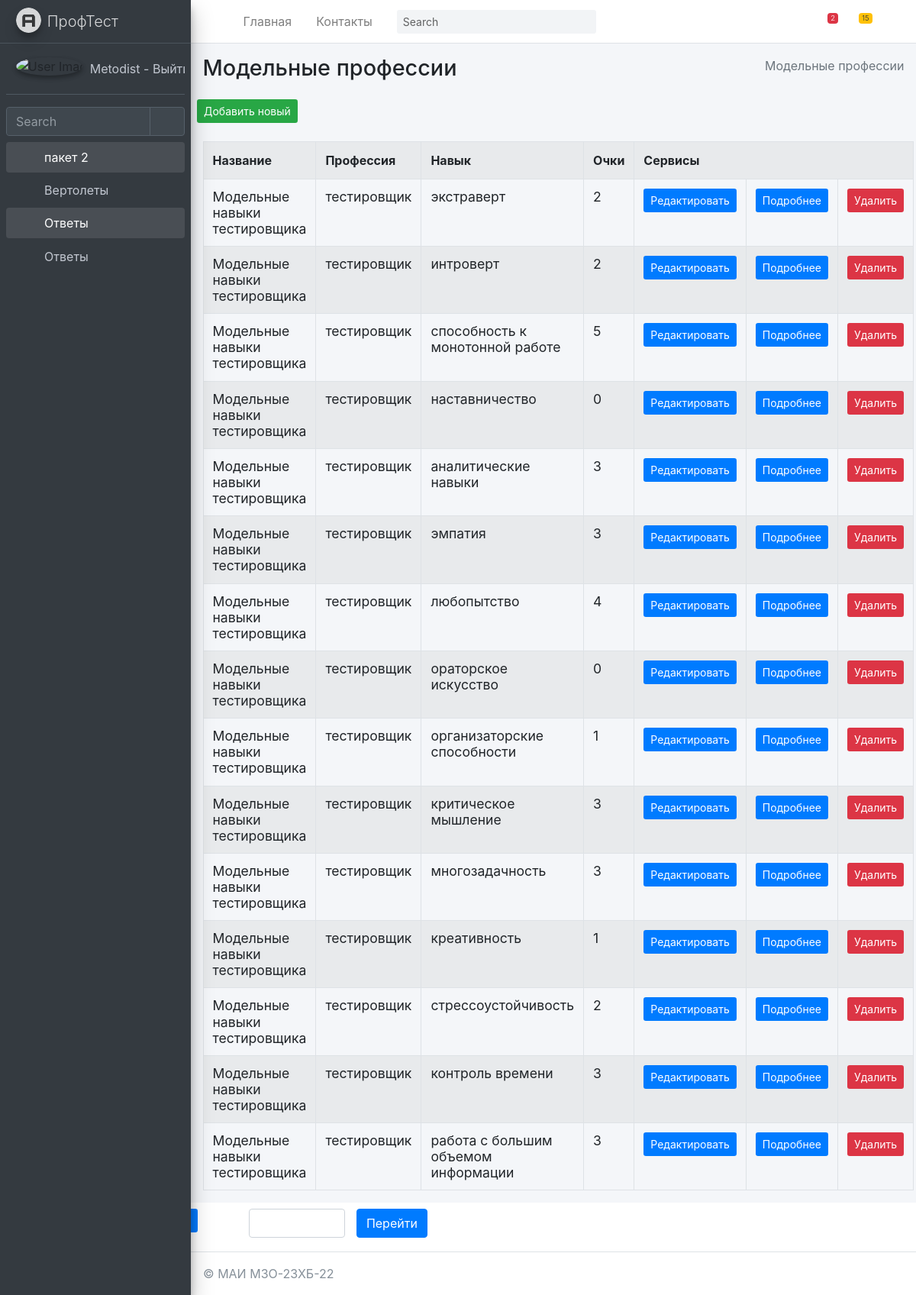
/anketa/model_prof/ (signed in), run on the app's committed database.
### mysite/anketa/models.py (models this page shows, shortened)
class Model_prof(models.Model):
    title = models.TextField(max_length=50, verbose_name="Название")
    professions = models.ForeignKey(Professions, on_delete=models.PROTECT, verbose_name="Профессия")
    skills = models.ForeignKey(Skills, on_delete=models.PROTECT, verbose_name="Навык", related_name="SkillsProf")
    score = models.PositiveIntegerField(verbose_name="Очки")
    class Meta:
        ordering = ["-title"]
        verbose_name = "Модельная профессия"
        verbose_name_plural = "Модельные профессии"

class Professions(models.Model):
    title = models.TextField(max_length=50, verbose_name="Название")
    class Meta:
        ordering = ["-title"]
        verbose_name = "Профессия"
        verbose_name_plural = "Профессии"
    def __str__(self):
        return self.title

class Skills(models.Model):
    title = models.TextField(max_length=50, verbose_name="Название")
    class Meta:
        ordering = ["-title"]
        verbose_name = "Навык"
        verbose_name_plural = "Навыки"
    def __str__(self):
        return self.title

### mysite/anketa/views.py (the view)
# urls.py: path('model_prof/', Model_profView.as_view(), name='model_prof'),
@method_decorator(login_required(login_url='/login/'), name='dispatch')
class Model_profView(ListView):
	model = Model_prof
	context_object_name = 'modelprof_list'
	success_url = reverse_lazy('anketa:Model_profView')
	paginate_by = item_for_page
	def get_context_data(self, *, object_list=None, **kwargs):
		context = super(Model_profView,self).get_context_data(**kwargs)
		context['sometry'] = self.model._meta.verbose_name_plural
		context['col1name'] = self.model._meta.get_field("title").verbose_name
		context['col2name'] = self.model._meta.get_field("professions").verbose_name
		context['col3name'] = self.model._meta.get_field("skills").verbose_name
		context['col4name'] = self.model._meta.get_field("score").verbose_name
		context['collastname'] = 'Cервисы'
		return context

### mysite/anketa/templates/anketa/model_prof_list.html (shortened to what this page needs)
{% extends "anketa/base.html" %}
{% block content %}
{% load anketa_tags %}
<div class="content-wrapper">
    {% block sidebar %}
    {% include 'anketa/includes/_breadcrumb.html' %}
    {% endblock %}
    <section class="content">
        <button class="btn bg-success btn-sm">
            <a href="{% url 'anketa:Model_profCreate' %}" class=''>
                Добавить новый
            </a>
        </button>
        <br><br>
        <div class="container-fluid row">
            <div class="col-md-12">
                <table class="table table-striped table-bordered ">
                    <tr>
                        <th class="w-10">{{ col1name }}</th>
                        <th class="w-10">{{ col2name }}</th>
                        <th class="w-10">{{ col3name }}</th>
                        <th class="w-10">{{ col4name }}</th>
                        <th colspan="4">Сервисы</th>
                    </tr>
                    {% for item in modelprof_list %}
                    <tr>
                        <td>
                            <h5 class="card-title">
                                {{ item.title }}
                            </h5>
                        </td>
                        <td>
                            <h5 class="card-title">
                                {{ item.professions }}
                            </h5>
                        </td>
                        <td>
                            <h5 class="card-title">
                                {{ item.skills }}
                            </h5>
                        </td>
                        <td>
                            <h5 class="card-title">
                                {{ item.score }}
                            </h5>
                        </td>
                        <td>
                            <button class="btn bg-primary  btn-sm">
                                <a href="{% url 'anketa:Model_profUpdate' item.pk %}">Редактировать</a>
                            </button>
                        </td>
                        <td>
                            <button class="btn bg-primary  btn-sm">
                                <a href="{% url 'anketa:Model_profDetail' item.pk %}">Подробнее</a>
                            </button>
                        </td>
                        <td>
                            <button class="btn bg-danger  btn-sm" >
                                <a href="{% url 'anketa:Model_profDelete' item.pk %}">Удалить</a>
                            </button>
                        </td>
                    </tr>
                    {% endfor %}
                </table>
            </div>
        </div>
    </section>
</div>
{% endblock %}

### mysite/templates/includes/full_sidebar.html
<aside class="main-sidebar sidebar-dark-primary elevation-4">
    <a href="/" class="brand-link">
        <img src="{{ ASSETS_ROOT }}/img/AdminLTELogo.png" alt="AdminLTE Logo" class="brand-image img-circle elevation-3"
             style="opacity: .8">
        <span class="brand-text font-weight-light">ПрофТест</span>
    </a>
    <div class="sidebar">
        <div class="user-panel mt-3 pb-3 mb-3 d-flex">
            <div class="image">
                <img src="{{ ASSETS_ROOT }}/img/user2-160x160.jpg" class="img-circle elevation-2" alt="User Image">
            </div>
            <div class="info">
                <a href="{% url 'logout' %}" class="d-block">
                    {{ request.user.username }} - Выйти2
                </a>
            </div>
        </div>
        <div class="form-inline">
            <div class="input-group" data-widget="sidebar-search">
                <input class="form-control form-control-sidebar" type="search" placeholder="Search" aria-label="Search">
                <div class="input-group-append">
                    <button class="btn btn-sidebar">
                        <i class="fas fa-search fa-fw"></i>
                    </button>
                </div>
            </div>
        </div>
        <nav class="mt-2">
            <ul class="nav nav-pills nav-sidebar flex-column" data-widget="treeview" role="menu" data-accordion="false">
                {% for item1 in SIDEBAR %}
                    <li class="nav-item {% if 'children' in item1 %} has-treeview menu-is-opening menu-open {% endif %}">
                    <a href="{% if 'children' in item1 %}#{% else %}{{ item1.url }}{% endif %}" class="nav-link">
                        <i class="nav-icon fas fa-circle {{ item1.color }}"></i>
                        <p>
                            {{ item1.name }}
                            {% if 'children' in item1 %}<i class="right fas fa-angle-left"></i>{% endif %}
                        </p>
                    </a>
                    <ul class="nav nav-treeview">
                    {% if 'children' in item1 %}
                        {% for item2 in item1.children %}
                            <li class="nav-item">
                                <a href="{{ item2.url }}" class="nav-link">
                                    <i class="far fa-circle nav-icon"></i>
                                    <p>{{ item2.name }}</p>
                                </a>
                            </li>
                        {% endfor %}
                    {% endif %}
                    </ul>
                    </li>
                {% endfor %}
            </ul>
        </nav>
    </div>
</aside>

### data on the page
Model_prof: title "Модельные навыки тестировщика", professions "тестировщик", skills "экстраверт", score "2"
Model_prof: title "Модельные навыки тестировщика", professions "тестировщик", skills "интроверт", score "2"
Model_prof: title "Модельные навыки тестировщика", professions "тестировщик", skills "способность к монотонной работе", score "5"
Model_prof: title "Модельные навыки тестировщика", professions "тестировщик", skills "наставничество", score "0"
Model_prof: title "Модельные навыки тестировщика", professions "тестировщик", skills "аналитические навыки", score "3"
Model_prof: title "Модельные навыки тестировщика", professions "тестировщик", skills "эмпатия", score "3"
Model_prof: title "Модельные навыки тестировщика", professions "тестировщик", skills "любопытство", score "4"
Model_prof: title "Модельные навыки тестировщика", professions "тестировщик", skills "ораторское искусство", score "0"
Model_prof: title "Модельные навыки тестировщика", professions "тестировщик", skills "организаторские способности", score "1"
Model_prof: title "Модельные навыки тестировщика", professions "тестировщик", skills "критическое мышление", score "3"
Model_prof: title "Модельные навыки тестировщика", professions "тестировщик", skills "многозадачность", score "3"
Model_prof: title "Модельные навыки тестировщика", professions "тестировщик", skills "креативность", score "1"
Model_prof: title "Модельные навыки тестировщика", professions "тестировщик", skills "стрессоустойчивость", score "2"
Model_prof: title "Модельные навыки тестировщика", professions "тестировщик", skills "контроль времени", score "3"
Model_prof: title "Модельные навыки тестировщика", professions "тестировщик", skills "работа с большим объемом информации", score "3"

### other printed values
{{ request.user.username }} "Metodist"
{{ item1.name }} "пакет 2" "Ответы"
{{ item2.name }} "Вертолеты" "Ответы"
{{ sometry }} "Модельные профессии"
{{ col1name }} "Название"
{{ col2name }} "Профессия"
{{ col3name }} "Навык"
{{ col4name }} "Очки"
